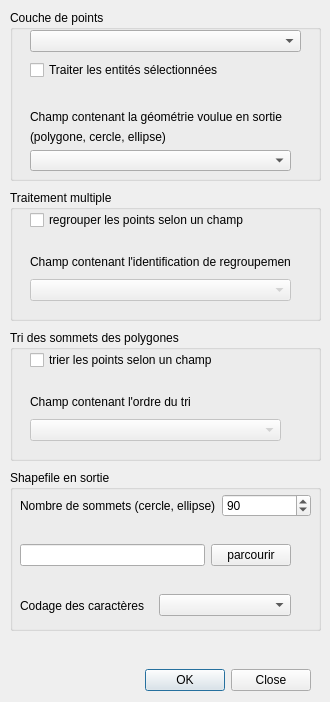
<?xml version="1.0" encoding="UTF-8"?>
<ui version="4.0">
 <class>ArcheoCAD</class>
 <widget class="QDialog" name="ArcheoCAD">
  <property name="geometry">
   <rect>
    <x>0</x>
    <y>0</y>
    <width>330</width>
    <height>702</height>
   </rect>
  </property>
  <property name="sizePolicy">
   <sizepolicy hsizetype="Fixed" vsizetype="Fixed">
    <horstretch>0</horstretch>
    <verstretch>0</verstretch>
   </sizepolicy>
  </property>
  <property name="minimumSize">
   <size>
    <width>330</width>
    <height>702</height>
   </size>
  </property>
  <property name="maximumSize">
   <size>
    <width>330</width>
    <height>702</height>
   </size>
  </property>
  <property name="windowTitle">
   <string>ArcheoCAD - Poly-Cercle-Ellipse</string>
  </property>
  <property name="sizeGripEnabled">
   <bool>false</bool>
  </property>
  <widget class="QDialogButtonBox" name="buttonBox">
   <property name="geometry">
    <rect>
     <x>130</x>
     <y>660</y>
     <width>181</width>
     <height>41</height>
    </rect>
   </property>
   <property name="orientation">
    <enum>Qt::Horizontal</enum>
   </property>
   <property name="standardButtons">
    <set>QDialogButtonBox::Close|QDialogButtonBox::Ok</set>
   </property>
  </widget>
  <widget class="QGroupBox" name="gBox_pointLayer">
   <property name="geometry">
    <rect>
     <x>10</x>
     <y>10</y>
     <width>311</width>
     <height>171</height>
    </rect>
   </property>
   <property name="title">
    <string>Couche de points</string>
   </property>
   <widget class="QComboBox" name="comboPointLayer">
    <property name="geometry">
     <rect>
      <x>20</x>
      <y>20</y>
      <width>271</width>
      <height>22</height>
     </rect>
    </property>
   </widget>
   <widget class="QWidget" name="horizontalLayoutWidget_2">
    <property name="geometry">
     <rect>
      <x>20</x>
      <y>50</y>
      <width>271</width>
      <height>21</height>
     </rect>
    </property>
    <layout class="QHBoxLayout" name="horizontalLayout_2">
     <item>
      <widget class="QCheckBox" name="chkBoxSelected">
       <property name="text">
        <string>Traiter les entités sélectionnées</string>
       </property>
      </widget>
     </item>
    </layout>
   </widget>
   <widget class="QWidget" name="verticalLayoutWidget">
    <property name="geometry">
     <rect>
      <x>20</x>
      <y>100</y>
      <width>261</width>
      <height>61</height>
     </rect>
    </property>
    <layout class="QVBoxLayout" name="verticalLayout">
     <item>
      <widget class="QLabel" name="TxtLabel_geoChoice">
       <property name="text">
        <string>Champ contenant la géométrie voulue en sortie</string>
       </property>
      </widget>
     </item>
     <item>
      <widget class="QLabel" name="TxtLable_geoChoice2">
       <property name="text">
        <string>(polygone, cercle, ellipse)</string>
       </property>
      </widget>
     </item>
     <item>
      <widget class="QComboBox" name="comboGeoChoice"/>
     </item>
    </layout>
   </widget>
  </widget>
  <widget class="QGroupBox" name="gBox_multipleTr">
   <property name="geometry">
    <rect>
     <x>10</x>
     <y>190</y>
     <width>311</width>
     <height>131</height>
    </rect>
   </property>
   <property name="title">
    <string>Traitement multiple</string>
   </property>
   <widget class="QWidget" name="horizontalLayoutWidget">
    <property name="geometry">
     <rect>
      <x>20</x>
      <y>20</y>
      <width>281</width>
      <height>21</height>
     </rect>
    </property>
    <layout class="QHBoxLayout" name="horizontalLayout">
     <item>
      <widget class="QCheckBox" name="chkBoxFieldGroup">
       <property name="text">
        <string>regrouper les points selon un champ</string>
       </property>
      </widget>
     </item>
    </layout>
   </widget>
   <widget class="QWidget" name="verticalLayoutWidget_2">
    <property name="geometry">
     <rect>
      <x>20</x>
      <y>60</y>
      <width>261</width>
      <height>51</height>
     </rect>
    </property>
    <layout class="QVBoxLayout" name="verticalLayout_4">
     <item>
      <widget class="QLabel" name="label_regroup">
       <property name="layoutDirection">
        <enum>Qt::LeftToRight</enum>
       </property>
       <property name="text">
        <string>Champ contenant l'identification de regroupement</string>
       </property>
      </widget>
     </item>
     <item>
      <widget class="QComboBox" name="comboGroup">
       <property name="enabled">
        <bool>false</bool>
       </property>
      </widget>
     </item>
    </layout>
   </widget>
  </widget>
  <widget class="QGroupBox" name="gBox_Output">
   <property name="geometry">
    <rect>
     <x>10</x>
     <y>470</y>
     <width>311</width>
     <height>161</height>
    </rect>
   </property>
   <property name="title">
    <string>Shapefile en sortie</string>
   </property>
   <widget class="QWidget" name="horizontalLayoutWidget_3">
    <property name="geometry">
     <rect>
      <x>10</x>
      <y>20</y>
      <width>291</width>
      <height>31</height>
     </rect>
    </property>
    <layout class="QHBoxLayout" name="horizontalLayout_3">
     <item>
      <widget class="QLabel" name="label_VertexNb">
       <property name="text">
        <string>Nombre de sommets (cercle, ellipse)</string>
       </property>
      </widget>
     </item>
     <item>
      <widget class="QSpinBox" name="spinBoxNbVertices">
       <property name="wrapping">
        <bool>false</bool>
       </property>
       <property name="specialValueText">
        <string/>
       </property>
       <property name="prefix">
        <string/>
       </property>
       <property name="minimum">
        <number>10</number>
       </property>
       <property name="maximum">
        <number>999</number>
       </property>
       <property name="value">
        <number>90</number>
       </property>
      </widget>
     </item>
    </layout>
   </widget>
   <widget class="QWidget" name="horizontalLayoutWidget_4">
    <property name="geometry">
     <rect>
      <x>10</x>
      <y>70</y>
      <width>271</width>
      <height>31</height>
     </rect>
    </property>
    <layout class="QHBoxLayout" name="horizontalLayout_4">
     <item>
      <widget class="QLineEdit" name="outFileLine"/>
     </item>
     <item>
      <widget class="QPushButton" name="ButtonBrowse">
       <property name="text">
        <string>parcourir</string>
       </property>
      </widget>
     </item>
    </layout>
   </widget>
   <widget class="QWidget" name="horizontalLayoutWidget_5">
    <property name="geometry">
     <rect>
      <x>10</x>
      <y>120</y>
      <width>271</width>
      <height>31</height>
     </rect>
    </property>
    <layout class="QHBoxLayout" name="horizontalLayout_5">
     <item>
      <widget class="QLabel" name="label_enconding">
       <property name="text">
        <string>Codage des caractères</string>
       </property>
      </widget>
     </item>
     <item>
      <widget class="QComboBox" name="comboEncoding"/>
     </item>
    </layout>
   </widget>
  </widget>
  <widget class="QWidget" name="verticalLayoutWidget_3">
   <property name="geometry">
    <rect>
     <x>10</x>
     <y>630</y>
     <width>311</width>
     <height>31</height>
    </rect>
   </property>
   <layout class="QVBoxLayout" name="verticalLayout_5">
    <item>
     <spacer name="verticalSpacer">
      <property name="orientation">
       <enum>Qt::Vertical</enum>
      </property>
      <property name="sizeHint" stdset="0">
       <size>
        <width>20</width>
        <height>40</height>
       </size>
      </property>
     </spacer>
    </item>
   </layout>
  </widget>
  <widget class="QGroupBox" name="gBox_Sort">
   <property name="geometry">
    <rect>
     <x>10</x>
     <y>330</y>
     <width>311</width>
     <height>131</height>
    </rect>
   </property>
   <property name="title">
    <string>Tri des sommets des polygones</string>
   </property>
   <widget class="QWidget" name="horizontalLayoutWidget_6">
    <property name="geometry">
     <rect>
      <x>20</x>
      <y>20</y>
      <width>236</width>
      <height>21</height>
     </rect>
    </property>
    <layout class="QHBoxLayout" name="horizontalLayout_6">
     <item>
      <widget class="QCheckBox" name="chkBoxSort">
       <property name="text">
        <string>trier les points selon un champ</string>
       </property>
      </widget>
     </item>
    </layout>
   </widget>
   <widget class="QWidget" name="verticalLayoutWidget_4">
    <property name="geometry">
     <rect>
      <x>20</x>
      <y>60</y>
      <width>251</width>
      <height>51</height>
     </rect>
    </property>
    <layout class="QVBoxLayout" name="verticalLayout_6">
     <item>
      <widget class="QLabel" name="label_sort">
       <property name="layoutDirection">
        <enum>Qt::LeftToRight</enum>
       </property>
       <property name="text">
        <string>Champ contenant l'ordre du tri</string>
       </property>
      </widget>
     </item>
     <item>
      <widget class="QComboBox" name="comboSort">
       <property name="enabled">
        <bool>false</bool>
       </property>
      </widget>
     </item>
    </layout>
   </widget>
  </widget>
 </widget>
 <resources/>
 <connections>
  <connection>
   <sender>buttonBox</sender>
   <signal>accepted()</signal>
   <receiver>ArcheoCAD</receiver>
   <slot>accept()</slot>
   <hints>
    <hint type="sourcelabel">
     <x>248</x>
     <y>254</y>
    </hint>
    <hint type="destinationlabel">
     <x>157</x>
     <y>274</y>
    </hint>
   </hints>
  </connection>
  <connection>
   <sender>buttonBox</sender>
   <signal>rejected()</signal>
   <receiver>ArcheoCAD</receiver>
   <slot>reject()</slot>
   <hints>
    <hint type="sourcelabel">
     <x>316</x>
     <y>260</y>
    </hint>
    <hint type="destinationlabel">
     <x>286</x>
     <y>274</y>
    </hint>
   </hints>
  </connection>
  <connection>
   <sender>chkBoxFieldGroup</sender>
   <signal>toggled(bool)</signal>
   <receiver>comboGroup</receiver>
   <slot>setEnabled(bool)</slot>
   <hints>
    <hint type="sourcelabel">
     <x>34</x>
     <y>220</y>
    </hint>
    <hint type="destinationlabel">
     <x>90</x>
     <y>282</y>
    </hint>
   </hints>
  </connection>
  <connection>
   <sender>chkBoxSort</sender>
   <signal>toggled(bool)</signal>
   <receiver>comboSort</receiver>
   <slot>setEnabled(bool)</slot>
   <hints>
    <hint type="sourcelabel">
     <x>38</x>
     <y>360</y>
    </hint>
    <hint type="destinationlabel">
     <x>112</x>
     <y>429</y>
    </hint>
   </hints>
  </connection>
 </connections>
</ui>
